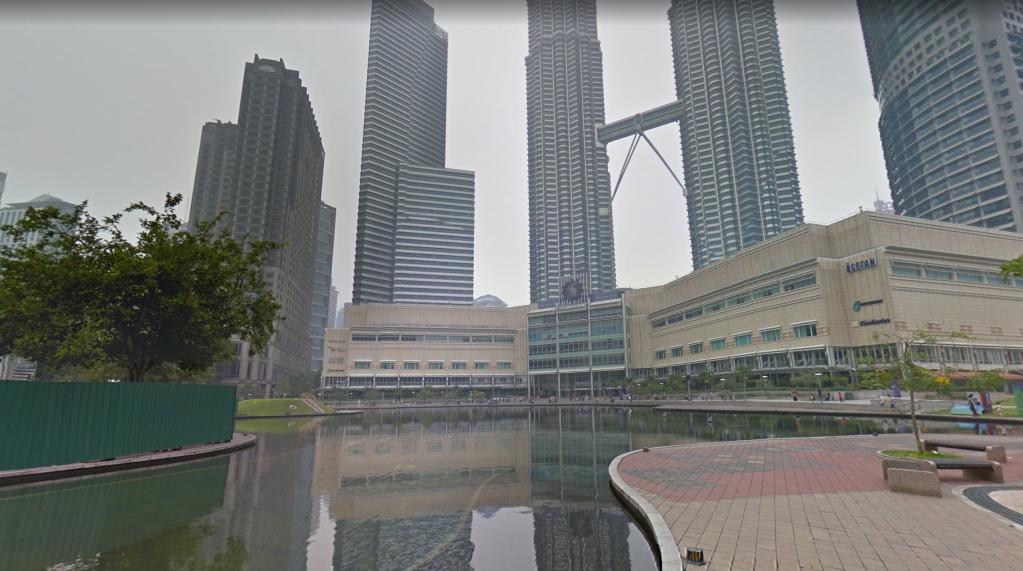
#> input picture python/examples/image_stitching/images/1.jpg, 2046 x 1141 px (shown at 1/2 size); its folder holds 4 pictures in this run
$ python stitching.py
#> lines starting #> are read from the running program, lines starting #| are printed output that depends on the picture
import glob
import os
from datetime import datetime
import cv2

# isResize = False
isResize = True # change this to False, if resize is not required

images = []
image_src_folder = "images"
files = glob.glob(image_src_folder+"/*")

for file in files:
    print(f"Processing: {os.path.basename(file)}")
    if file.endswith(".jpg") or file.endswith(".png"):
        image = cv2.imread(file)
#> image is the input picture: shape (1141, 2046, 3); mean B, G, R 120.6, 123, 120.7
        print(f"original image dimension: {image.shape}") # image shape is displayed as height,width, channel
#| original image dimension: (1141, 2046, 3)
        if isResize:
            resize_scale = 0.45
            image = cv2.resize(image, None, fx=resize_scale, fy=resize_scale, interpolation=cv2.INTER_AREA) # resize by scale
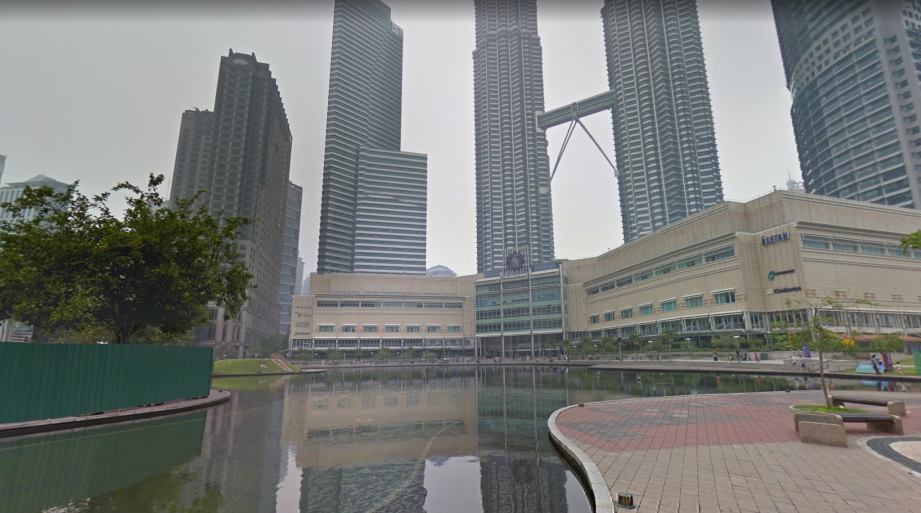
#> image: shape (513, 921, 3); mean B, G, R 120.7, 123, 120.7
            # image = cv2.resize(image, (640,480), interpolation=cv2.INTER_AREA) # resize by fixed output dimension
        print(f"new image dimension: {image.shape}")
#| new image dimension: (513, 921, 3)
        images.append(image)
#> pass 2 of the loop `for file in files:`:
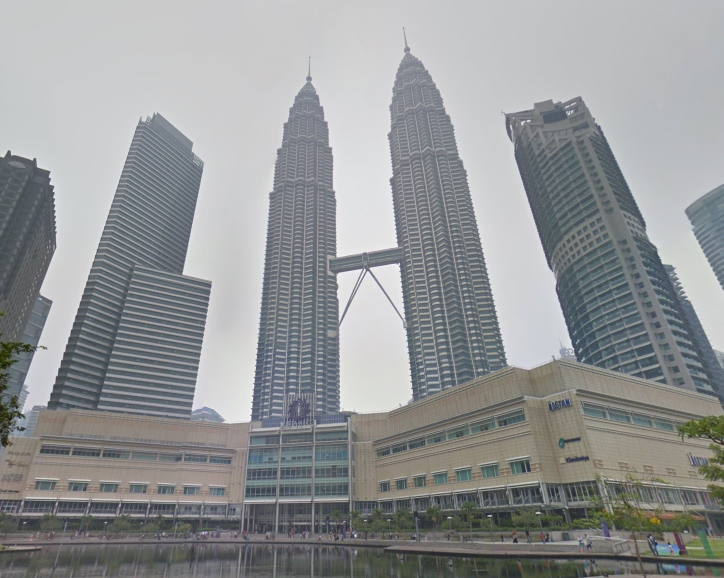
#> input picture python/examples/image_stitching/images/2.jpg, 1447 x 1156 px (shown at 1/2 size)
#> image is the input picture: shape (1156, 1447, 3); mean B, G, R 149.9, 148.9, 146.7
#| original image dimension: (1156, 1447, 3)
#> `image = cv2.resize(image, None, fx=resize_scale, fy=resize_scale, inte..`:
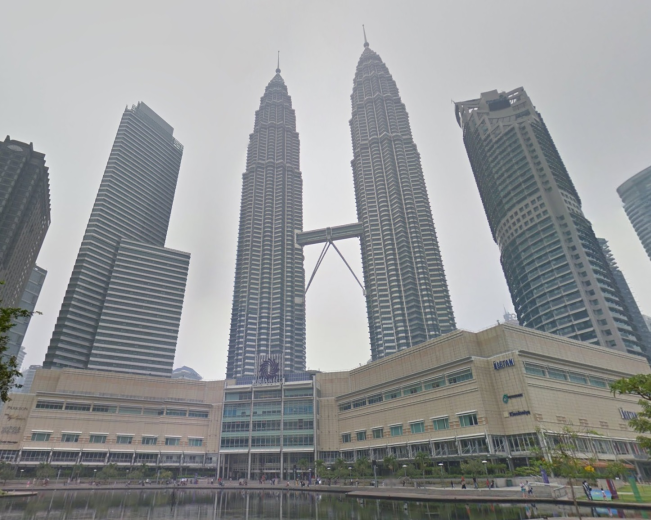
#> image: shape (520, 651, 3); mean B, G, R 150, 148.9, 146.8
#| new image dimension: (520, 651, 3)
#> pass 3 of the loop `for file in files:`:
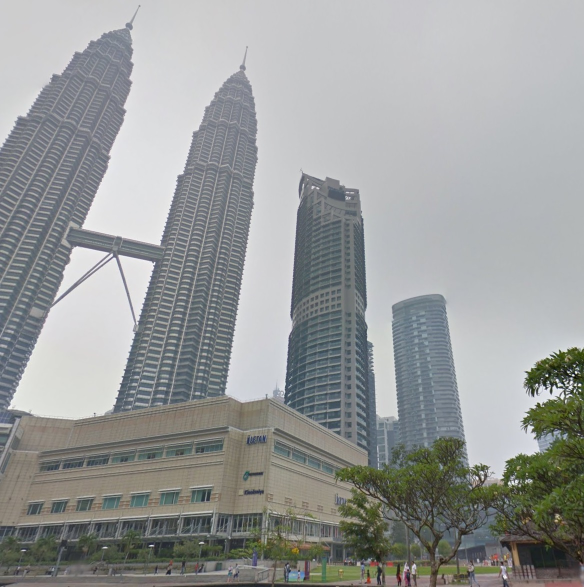
#> input picture python/examples/image_stitching/images/3.jpg, 1168 x 1174 px (shown at 1/2 size)
#> image is the input picture: shape (1174, 1168, 3); mean B, G, R 153.8, 154.4, 152.1
#| original image dimension: (1174, 1168, 3)
#> `image = cv2.resize(image, None, fx=resize_scale, fy=resize_scale, inte..`:
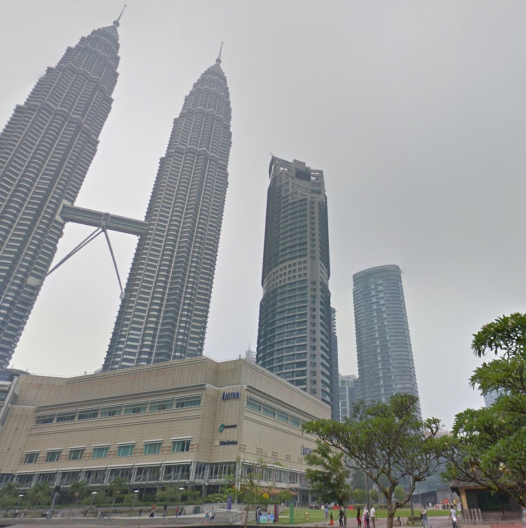
#> image: shape (528, 526, 3); mean B, G, R 153.8, 154.5, 152.1
#| new image dimension: (528, 526, 3)
#> the loop made 4 passes; the first 3 are shown

# if your stitch don't go well, try the STITCHER_SCANS
stitcher = cv2.Stitcher.create(mode=cv2.STITCHER_PANORAMA)
# stitcher = cv2.Stitcher.create(mode=cv2.STITCHER_SCANS)
ret, stitched = stitcher.stitch(images)
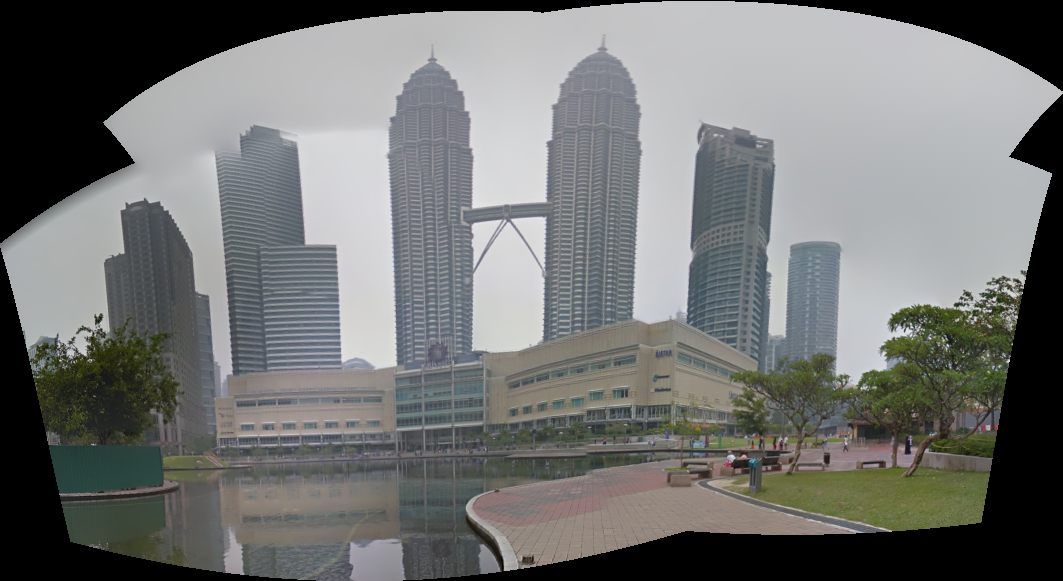
#> stitched: shape (581, 1063, 3); mean of channels 0, 1, 2 113.9, 115.4, 113.9; drawn as B, G, R

if ret == cv2.STITCHER_OK:

    output_fn = f'{datetime.now().strftime("%Y%m%d_%H%M%S")}.png'

    cv2.imshow('Panorama', stitched)
    cv2.imwrite(output_fn, stitched)
    cv2.waitKey(0)
    cv2.destroyAllWindows()
else:
    print("Error during Stitching")
